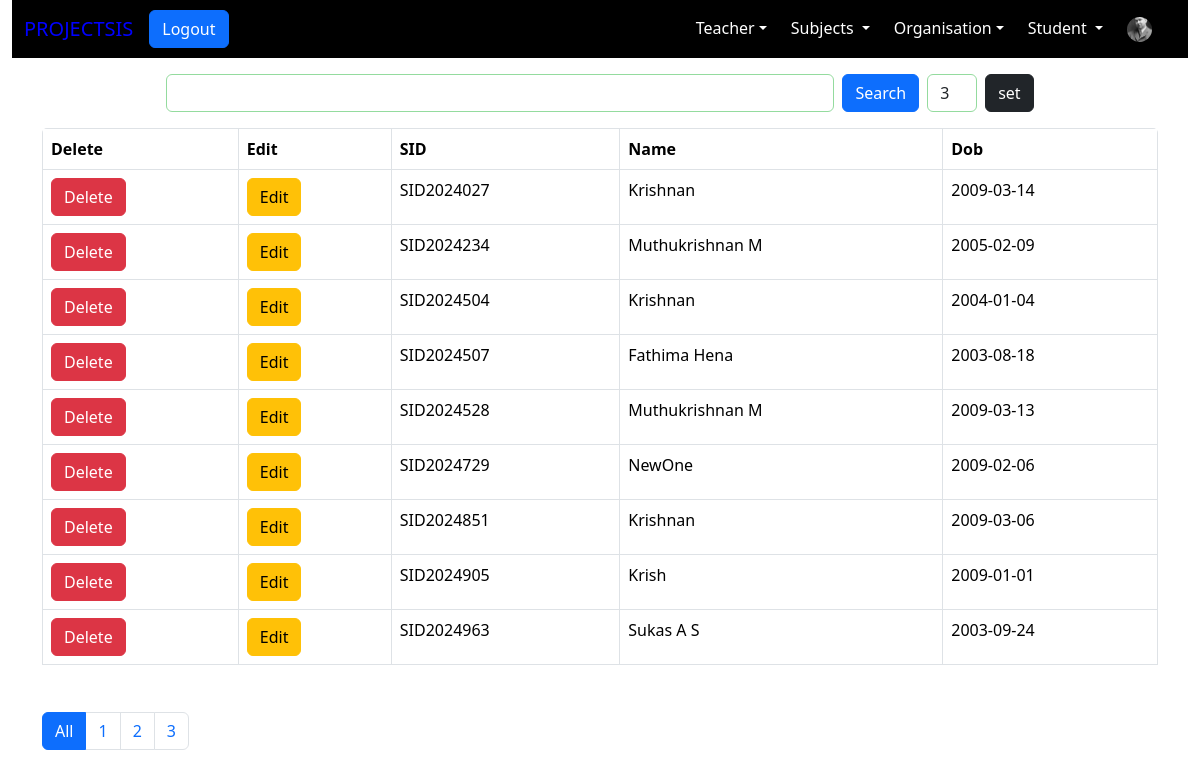
Screenshot of /Admin/StudentList.php (signed in) with the database file from the repository.
### tables this page shows
CREATE TABLE `student` (
  `SID` varchar(10) NOT NULL,
  `Name` varchar(30) NOT NULL,
  `File` varchar(50) NOT NULL,
  `Dob` date NOT NULL,
  `Gender` varchar(12) NOT NULL,
  `Aadhaar` bigint(20) NOT NULL,
  `Phone` bigint(11) NOT NULL,
  `Email` varchar(50) NOT NULL,
  `FatherName` varchar(30) NOT NULL,
  `MotherName` varchar(30) NOT NULL,
  `FatherOccupation` varchar(30) NOT NULL,
  `MotherOccupation` varchar(30) NOT NULL,
  `FPhone` bigint(11) NOT NULL,
  `MPhone` bigint(11) NOT NULL,
  `CreatedOn` datetime NOT NULL DEFAULT current_timestamp(),
  `CreatedBy` varchar(10) NOT NULL DEFAULT 'Admin',
  `Who` varchar(10) NOT NULL DEFAULT 'student'
);

### Admin/StudentList.php (the view, shortened to what this page needs)
<!DOCTYPE html>
<html lang="en">
<head>
    <link rel="stylesheet" href="../Bootstrap/css/bootstrap.min.css">
    <link rel="stylesheet" href="../MyStyles.css">
</head>
<body>
    <div class="container-fluid">
        <?php include_once("navbar.php");
        $lmt=3;
		?>
        <div class="container">
            <div class="search-box">
                <div class="form-group">
                    <input type="search" name="" id="input-search" class="form-control">
                    <button type="button" id="search-btn" class="btn btn-primary">Search</button>
					<form action="" method="post">
					<div class='form-group' >
						<input type="number" name="lmt" value="<?php if(isset($lmt)) echo $lmt;else echo '3';   ?>"  min="0" max="9" class='form-control' style="width:50px">
						<button class='btn btn-dark'  type='submit'>set</button>
					</div>
					</form>
				</div>
            </div>
        <div class="table-responsive" style='border: 1px rgb(194, 19$lmt, 19$lmt) solid;border-radius: 5px;overflow:scroll;height:70vh'>
        <table class="table table-bordered " id="student_table">
        <?php
        $offset=(isset($_GET['offset']))?$_GET['offset']:0;
        $limit=(isset($_GET['offset']))?"Limit $lmt":'Limit 1000';
        $qry="SELECT student.SID,Name,Dob FROM student $limit offset $offset";
        $res=mysqli_query($conn,$qry);
        $i=0;
        if($res)
        {
			if(($rows=mysqli_num_rows($res))>0)
			{
            while($r=mysqli_fetch_assoc($res))
            {
                if($i==0)
                {
                    echo "<tr>";
                    echo "<th>Delete</th>";
                    echo "<th>Edit</th>";
                    foreach($r as $key=>$val)
                        echo "<th>$key</th>";
                    echo "</tr>";
                }
                echo "<tr><td><form><button type='submit' name='Delete' value='$r[SID]' class='btn btn-danger'>Delete</button></form></td>
                    <td><form><button type='submit' name='Edit' value='$r[SID]' class='btn btn-warning'>Edit</button></form></td>
                    ";
                foreach($r as $key=>$val)
                {
                    echo "<td>$val</td>";
                }
                echo "</tr>";
                $i=1;
            }
			}
			else
				echo "<center>No Records</center>";
        }
        ?>
        </table>
    </div>
	   <br>
    <ul class="pagination">
    <?php
    $rows=$_SESSION['rows'];
    for($i=0;$i<$rows;$i++)
    {
		if($i==0)
        {
        echo "<li class='page-item ";
        if(!isset($_GET['offset']))
                echo "active";
        echo "'><a href='StudentList.php' class='page-link'>All</a></li>";
        }
        if($i%$lmt==0)
        {
            $num=($i/$lmt)+1;
            echo "<li class='page-item ";
            if(isset($_GET['offset']) && $offset==$i)
                echo "active";
            echo" '><a href='StudentList.php?offset=$i' class='page-link '>";
			echo ($num==0)?1:$num;
			echo"</a></li>";
        }
    }
    ?>
</ul>
    </div>
</div>
</body>
</html>

### MyStyles.css (style rules this page uses)
ul li { cursor: pointer; }
input:valid { border: 1px rgb(148, 219, 158) solid; }

### Admin/StudentList.php (style rules this page uses)
.search-box { display: flex; flex-direction: column; padding: 1rem; width:100%; align-items: center; }
.search-box .form-group { width:80%; display: flex; gap:0.5rem; }

### rows the page displays
student: key "SID", key "Name", key "Dob", SID "SID2024027", Name "Krishnan", Dob "2009-03-14"
student: SID "SID2024234", Name "Muthukrishnan M", Dob "2005-02-09"
student: SID "SID2024504", Name "Krishnan", Dob "2004-01-04"
student: SID "SID2024507", Name "Fathima Hena", Dob "2003-08-18"
student: SID "SID2024528", Name "Muthukrishnan M", Dob "2009-03-13"
student: SID "SID2024729", Name "NewOne", Dob "2009-02-06"
student: SID "SID2024851", Name "Krishnan", Dob "2009-03-06"
student: SID "SID2024905", Name "Krish", Dob "2009-01-01"
student: SID "SID2024963", Name "Sukas A S", Dob "2003-09-24"

### other values shown
$num "1"
$num "2"
$num "3"
